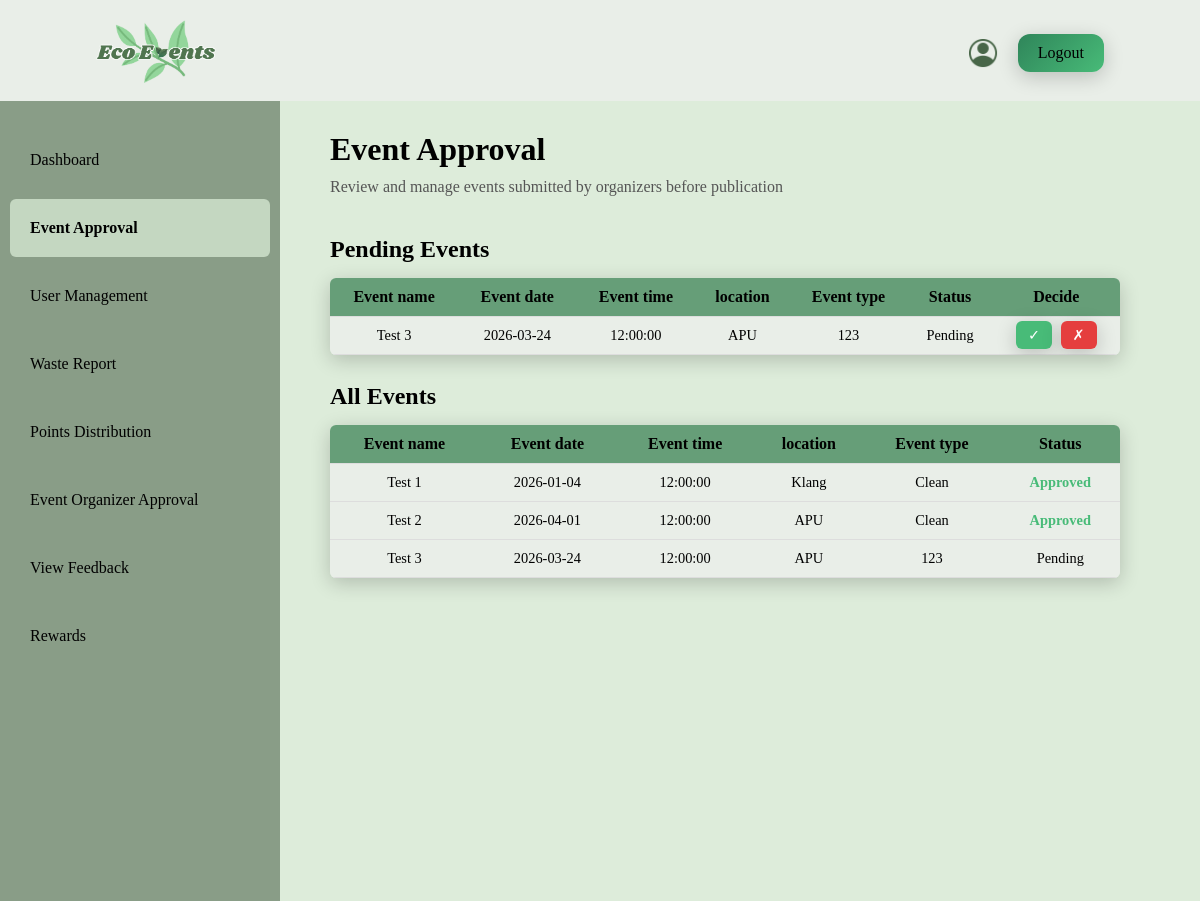
Page /Admin/eventApproval.php on the earlier database version.
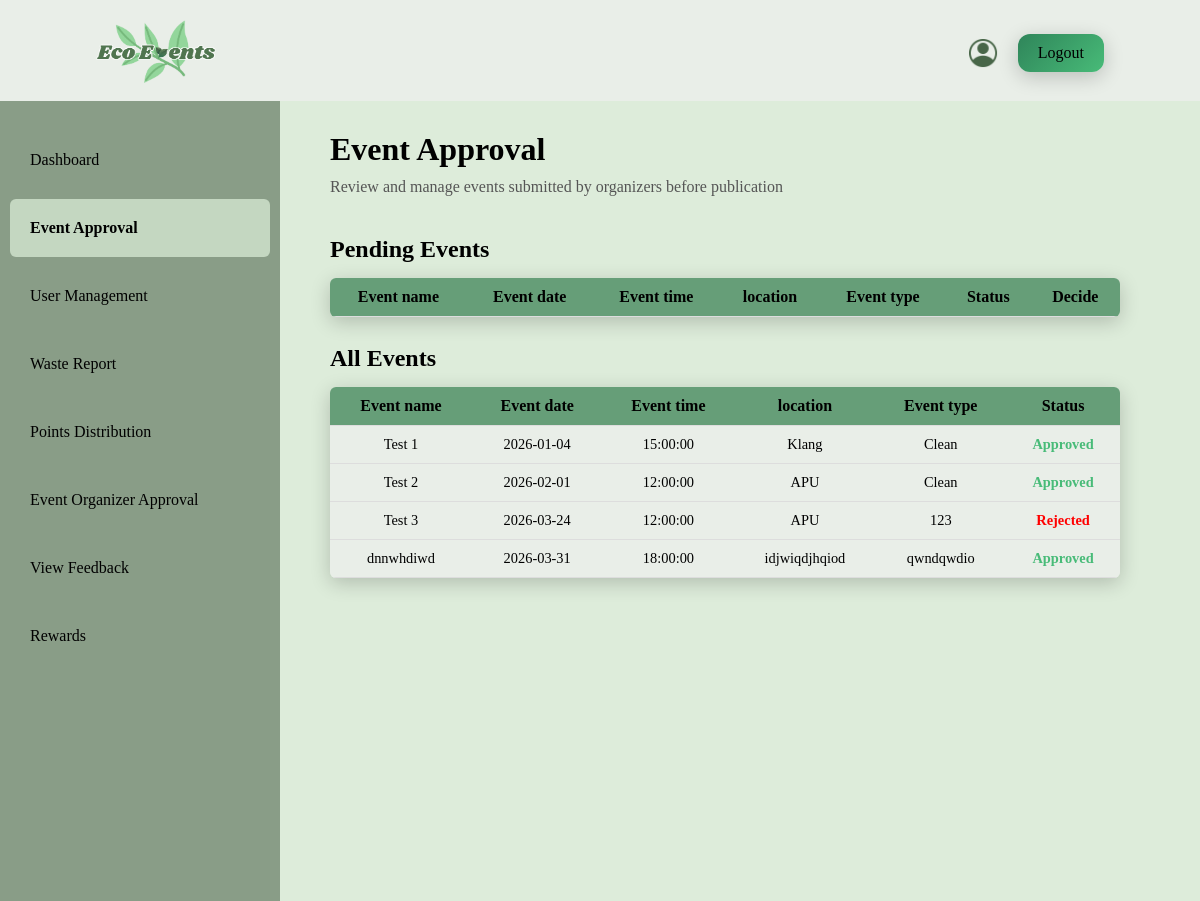
Same page on the later database version.
### tables this page shows
CREATE TABLE `events` (
  `id` int(11) NOT NULL,
  `event_name` varchar(255) NOT NULL,
  `event_date` date NOT NULL,
  `event_time` time DEFAULT NULL,
  `event_location` varchar(255) NOT NULL,
  `event_type` varchar(100) NOT NULL,
  `max_participants` int(11) DEFAULT NULL,
  `description` text DEFAULT NULL,
  `sustainability_goals` text DEFAULT NULL,
  `event_image` varchar(255) DEFAULT NULL,
  `status` varchar(50) DEFAULT 'Pending',
  `created_at` timestamp NOT NULL DEFAULT current_timestamp(),
  `last_updated_at` timestamp NULL DEFAULT NULL,
  `update_notice` varchar(255) DEFAULT NULL,
  `show_update_notice` tinyint(1) DEFAULT 0,
  `waste_report` text DEFAULT NULL,
  `organizer_id` int(11) DEFAULT NULL
);

### Admin/eventApproval.php (the view, shortened to what this page needs)
<?php
include "conn.php";
$pendingSql = "SELECT * FROM events WHERE status = 'Pending'";
$pendingResult = mysqli_query($dbConn, $pendingSql);
$allSql = "SELECT * FROM events";
$allResult = mysqli_query($dbConn, $allSql);
?>
<!DOCTYPE html>
<html lang="en">
<head>
    <link rel="stylesheet" href="style.css">
</head>
<body>
    <div class = "topBar">
        <a href="dashboard.php">
            <img class = "logo" src="logo.png" alt="Website Logo">
        </a>
        <div class = "topRight">
            <a href="Profile.php">
                <img class = "icon" src="profile.png" alt="Profile icon" >
            </a>
            <a class = "logoutBtn" href="logout.php">Logout</a>
        </div>
    </div>
    <div class = "container">
        <aside class = "sideBar">
            <a href = "dashboard.php">Dashboard</a>
            <a class = "eventApproval" href="eventApproval.php">Event Approval</a>
            <a href="userManagement.php">User Management</a>
            <a href="wasteReport.php">Waste Report</a>
            <a href="PointsDistribution.php">Points Distribution</a>
            <a href="OrganizerApproval.php">Event Organizer Approval</a>
            <a href="ViewFeedback.php">View Feedback</a>
            <a href="redeemRewards.php">Rewards</a>
        </aside>
        <div class = "mainContent">
            <h1>Event Approval</h1>
            <p class = "desc">Review and manage events submitted by organizers before publication</p>
            <h2 class = "sectionTitle">Pending Events</h2>
                <table class = "eventTable">
                    <tr class = "tableHeader">
                        <th>Event name</th>
                        <th>Event date</th>
                        <th>Event time</th>
                        <th>location</th>
                        <th>Event type</th>
                        <th>Status</th>
                        <th>Decide</th>
                    </tr>
                    <?php while ($row = mysqli_fetch_assoc($pendingResult)){?>
                    <tr>
                        <td><?php echo $row ['event_name']; ?></td>
                        <td><?php echo $row ['event_date']; ?></td>
                        <td><?php echo $row ['event_time']; ?></td>
                        <td><?php echo $row ['event_location']; ?></td>
                        <td><?php echo $row ['event_type']; ?></td>
                        <td><?php echo $row ['status']; ?></td>
                        <td>
                            <a class = "approveBtn" href = "updateEventStatus.php?id=<?php echo $row ['id']; ?>&amp;action=approve">&check;</a>
                            <a class = "rejectBtn" href = "updateEventStatus.php?id=<?php echo $row ['id'];?>&amp;action=reject">&cross;</a>
                        </td>
                    </tr>
                    <?php } ?>
                </table>
                <br>
            <h2 class = "sectionTitle">All Events</h2>
                <table class = "eventTable">
                    <tr class = "tableHeader">
                        <th>Event name</th>
                        <th>Event date</th>
                        <th>Event time</th>
                        <th>location</th>
                        <th>Event type</th>
                        <th>Status</th>
                    </tr>
                    <?php while ($row = mysqli_fetch_assoc($allResult)) {?>
                    <tr>
                        <td><?php echo $row ['event_name']; ?></td>
                        <td><?php echo $row ['event_date']; ?></td>
                        <td><?php echo $row ['event_time']; ?></td>
                        <td><?php echo $row ['event_location']; ?></td>
                        <td><?php echo $row ['event_type']; ?></td>
                        <td class = "<?php
                            if ($row ['status'] == 'Approved'){
                                echo 'approved';
                            }
                            else if ($row ['status'] == 'Rejected'){
                                echo 'rejected';
                            }
                        ?>">
                            <?php echo $row ['status']?>
                        </td>
                    </tr>
                    <?php } ?>
                </table>
        </div>
    </div>
</body>
</html>

Differences in the rows shown:
no longer on one of the page's lists (row edited): events: event_name "Test 3", event_date "2026-03-24", event_time "12:00:00", event_location "APU", event_type "123", status "Pending"
changed events "Test 1": event_time "12:00:00" → "15:00:00"
changed events "Test 2": event_date "2026-04-01" → "2026-02-01"
changed events "Test 3": status "Pending" → "Rejected"
added events: event_name "dnnwhdiwd", event_date "2026-03-31", event_time "18:00:00", event_location "idjwiqdjhqiod", event_type "qwndqwdio", status "Approved", shown under "All Events"
